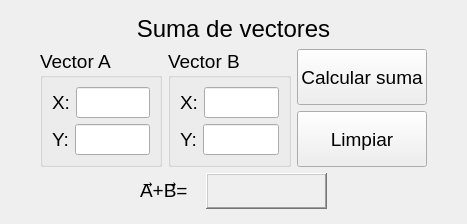
<?xml version="1.0" encoding="UTF-8"?>
<ui version="4.0">
 <class>MainWindow</class>
 <widget class="QMainWindow" name="MainWindow">
  <property name="geometry">
   <rect>
    <x>0</x>
    <y>0</y>
    <width>467</width>
    <height>224</height>
   </rect>
  </property>
  <property name="font">
   <font>
    <pointsize>14</pointsize>
   </font>
  </property>
  <property name="windowTitle">
   <string>MainWindow</string>
  </property>
  <widget class="QWidget" name="centralwidget">
   <layout class="QGridLayout" name="gridLayout">
    <property name="leftMargin">
     <number>40</number>
    </property>
    <property name="topMargin">
     <number>15</number>
    </property>
    <property name="rightMargin">
     <number>40</number>
    </property>
    <property name="bottomMargin">
     <number>15</number>
    </property>
    <item row="0" column="0">
     <layout class="QVBoxLayout" name="verticalLayout" stretch="1,3,2">
      <item>
       <widget class="QLabel" name="label">
        <property name="font">
         <font>
          <pointsize>18</pointsize>
         </font>
        </property>
        <property name="layoutDirection">
         <enum>Qt::LayoutDirection::LeftToRight</enum>
        </property>
        <property name="text">
         <string>Suma de vectores</string>
        </property>
        <property name="alignment">
         <set>Qt::AlignmentFlag::AlignCenter</set>
        </property>
       </widget>
      </item>
      <item>
       <layout class="QHBoxLayout" name="horizontalLayout">
        <item>
         <widget class="QGroupBox" name="groupBox">
          <property name="title">
           <string>Vector A</string>
          </property>
          <layout class="QVBoxLayout" name="verticalLayout_3">
           <item>
            <layout class="QHBoxLayout" name="horizontalLayout_2">
             <item>
              <widget class="QLabel" name="label_2">
               <property name="text">
                <string>X:</string>
               </property>
              </widget>
             </item>
             <item>
              <widget class="QLineEdit" name="x_vecA">
               <property name="inputMask">
                <string>999</string>
               </property>
              </widget>
             </item>
            </layout>
           </item>
           <item>
            <layout class="QHBoxLayout" name="horizontalLayout_3">
             <item>
              <widget class="QLabel" name="label_3">
               <property name="text">
                <string>Y:</string>
               </property>
              </widget>
             </item>
             <item>
              <widget class="QLineEdit" name="y_vecA">
               <property name="inputMask">
                <string>999</string>
               </property>
              </widget>
             </item>
            </layout>
           </item>
          </layout>
         </widget>
        </item>
        <item>
         <widget class="QGroupBox" name="groupBox_2">
          <property name="title">
           <string>Vector B</string>
          </property>
          <layout class="QVBoxLayout" name="verticalLayout_4">
           <item>
            <layout class="QHBoxLayout" name="horizontalLayout_4">
             <item>
              <widget class="QLabel" name="label_4">
               <property name="text">
                <string>X:</string>
               </property>
              </widget>
             </item>
             <item>
              <widget class="QLineEdit" name="x_vecB">
               <property name="inputMask">
                <string>999</string>
               </property>
              </widget>
             </item>
            </layout>
           </item>
           <item>
            <layout class="QHBoxLayout" name="horizontalLayout_5">
             <item>
              <widget class="QLabel" name="label_5">
               <property name="text">
                <string>Y:</string>
               </property>
              </widget>
             </item>
             <item>
              <widget class="QLineEdit" name="y_vecB">
               <property name="inputMask">
                <string>999</string>
               </property>
              </widget>
             </item>
            </layout>
           </item>
          </layout>
         </widget>
        </item>
        <item>
         <layout class="QVBoxLayout" name="verticalLayout_2">
          <item>
           <widget class="QPushButton" name="btnSuma">
            <property name="sizePolicy">
             <sizepolicy hsizetype="Minimum" vsizetype="Ignored">
              <horstretch>0</horstretch>
              <verstretch>0</verstretch>
             </sizepolicy>
            </property>
            <property name="text">
             <string>Calcular suma</string>
            </property>
           </widget>
          </item>
          <item>
           <widget class="QPushButton" name="btnLimpiar">
            <property name="sizePolicy">
             <sizepolicy hsizetype="Minimum" vsizetype="Ignored">
              <horstretch>0</horstretch>
              <verstretch>0</verstretch>
             </sizepolicy>
            </property>
            <property name="text">
             <string>Limpiar</string>
            </property>
           </widget>
          </item>
         </layout>
        </item>
       </layout>
      </item>
      <item>
       <layout class="QHBoxLayout" name="horizontalLayout_6" stretch="1,2">
        <property name="leftMargin">
         <number>100</number>
        </property>
        <property name="rightMargin">
         <number>100</number>
        </property>
        <item>
         <widget class="QLabel" name="label_6">
          <property name="font">
           <font>
            <pointsize>14</pointsize>
           </font>
          </property>
          <property name="text">
           <string>&lt;html&gt;&lt;head/&gt;&lt;body&gt;&lt;p&gt;A⃗+B⃗=&lt;/p&gt;&lt;/body&gt;&lt;/html&gt;</string>
          </property>
         </widget>
        </item>
        <item>
         <widget class="QLabel" name="resultadoSuma">
          <property name="sizePolicy">
           <sizepolicy hsizetype="Expanding" vsizetype="Preferred">
            <horstretch>0</horstretch>
            <verstretch>0</verstretch>
           </sizepolicy>
          </property>
          <property name="font">
           <font>
            <pointsize>14</pointsize>
           </font>
          </property>
          <property name="frameShape">
           <enum>QFrame::Shape::WinPanel</enum>
          </property>
          <property name="frameShadow">
           <enum>QFrame::Shadow::Raised</enum>
          </property>
          <property name="text">
           <string/>
          </property>
          <property name="alignment">
           <set>Qt::AlignmentFlag::AlignCenter</set>
          </property>
         </widget>
        </item>
       </layout>
      </item>
     </layout>
    </item>
   </layout>
  </widget>
 </widget>
 <resources/>
 <connections/>
</ui>
